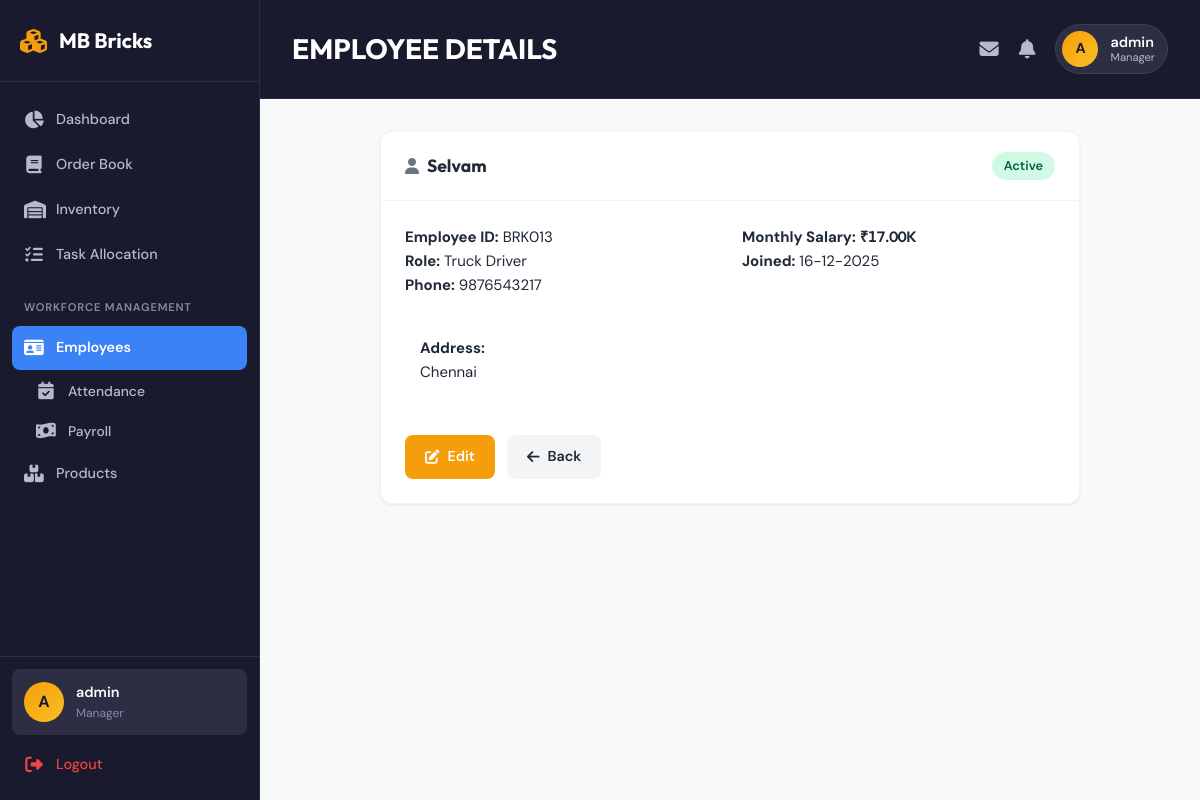
Screenshot of /employees/view/8 (signed in) with the database file from the repository.
### tables this page shows
CREATE TABLE employees (
            id INTEGER PRIMARY KEY AUTOINCREMENT,
            employee_id TEXT UNIQUE NOT NULL,
            name TEXT NOT NULL,
            role TEXT NOT NULL,
            phone TEXT,
            address TEXT,
            salary REAL DEFAULT 0,
            is_active INTEGER DEFAULT 1,
            joined_date DATE DEFAULT CURRENT_DATE
        );

### app.py (the view)
@app.route('/employees/view/<int:id>')
@login_required
def view_employee(id):
    db = get_db()
    employee = db.execute('SELECT * FROM employees WHERE id = ?', (id,)).fetchone()
    if not employee:
        flash('Employee not found', 'danger')
        return redirect(url_for('employees'))
    return render_template('employee_view.html', employee=employee)

### app.py (called while the page is built)
def login_required(f):
    @wraps(f)
    def decorated_function(*args, **kwargs):
        if 'user_id' not in session:
            flash('Please login to access this page.', 'warning')
            return redirect(url_for('login'))
        return f(*args, **kwargs)
    return decorated_function

def convert_date(val):
    return datetime.strptime(val.decode(), "%Y-%m-%d").date()

def get_db():
    if 'db' not in g:
        g.db = sqlite3.connect(DATABASE, detect_types=sqlite3.PARSE_DECLTYPES | sqlite3.PARSE_COLNAMES)
        g.db.row_factory = sqlite3.Row
    return g.db

def format_date(d):
    if d:
        if isinstance(d, str):
            try:
                d = datetime.strptime(d, '%Y-%m-%d').date()
            except ValueError:
                return d
        return d.strftime('%d-%m-%Y')
    return ''

def format_currency(amount):
    if amount is None:
        amount = 0
    if amount >= 100000:
        return f"₹{amount/100000:.2f}L"
    elif amount >= 1000:
        return f"₹{amount/1000:.2f}K"
    return f"₹{amount:.2f}"

### templates/employee_view.html (shortened to what this page needs)
{% extends 'base.html' %}
{% block header %}EMPLOYEE DETAILS{% endblock %}
{% block content %}
<div class="card" style="max-width: 700px; margin: 0 auto;">
    <div class="card-header">
        <h2><i class="fas fa-user"></i> {{ employee.name }}</h2>
        <span class="badge badge-{% if employee.is_active %}success{% else %}danger{% endif %}">
            {% if employee.is_active %}Active{% else %}Inactive{% endif %}
        </span>
    </div>
    <div class="card-body">
        <div class="grid-2 mb-2">
            <div>
                <p><strong>Employee ID:</strong> {{ employee.employee_id }}</p>
                <p><strong>Role:</strong> {{ employee.role }}</p>
                <p><strong>Phone:</strong> {{ employee.phone or 'N/A' }}</p>
            </div>
            <div>
                <p><strong>Monthly Salary:</strong> <span class="currency">{{ employee.salary|format_currency }}</span></p>
                <p><strong>Joined:</strong> {{ employee.joined_date|format_date }}</p>
            </div>
        </div>
        {% if employee.address %}
        <div style="background: var(--bg-main); padding: 15px; border-radius: var(--radius); margin-top: 15px;">
            <strong>Address:</strong><br>
            {{ employee.address }}
        </div>
        {% endif %}
        <div class="d-flex gap-1 mt-3">
            <a href="{{ url_for('edit_employee', id=employee.id) }}" class="btn btn-warning">
                <i class="fas fa-edit"></i> Edit
            </a>
            <a href="{{ url_for('employees') }}" class="btn btn-secondary">
                <i class="fas fa-arrow-left"></i> Back
            </a>
        </div>
    </div>
</div>
{% endblock %}

### static/css/style.css (style rules this page uses)
:root { --primary: #3b82f6; --primary-dark: #2563eb; --primary-light: #60a5fa; --primary-subtle: #dbeafe; --bg-primary: #f8f9fb; --bg-secondary: #f3f4f6; --bg-white: #ffffff; --bg-card: #ffffff; --bg-hover: #f9fafb; --bg-sidebar: #ffffff; --text-primary: #1f2937; --text-secondary: #6b7280; --text-tertiary: #9ca3af; --text-light: #d1d5db; --border-light: #f3f4f6; --border-medium: #e5e7eb; --border-dark: #d1d5db; --success: #10b981; --success-bg: #d1fae5; --success-text: #065f46; --warning: #f59e0b; --warning-bg: #fef3c7; --warning-text: #92400e; --danger: #ef4444; --danger-bg: #fee2e2; --danger-text: #991b1b; --info: #3b82f6; --info-bg: #dbeafe; --info-text: #1e40af; --shadow-xs: 0 1px 2px rgba(0, 0, 0, 0.05); --shadow-sm: 0 1px 3px rgba(0, 0, 0, 0.08); --shadow-md: 0 4px 6px -1px rgba(0, 0, 0, 0.08); --shadow-lg: 0 10px 15px -3px rgba(0, 0, 0, 0.08); --shadow-xl: 0 20px 25px -5px rgba(0, 0, 0, 0.08); --radius-sm: 6px; --radius: 8px; --radius-md: 10px; --radius-lg: 12px; --radius-xl: 16px; --radius-full: 9999px; --space-xs: 4px; --space-sm: 8px; --space-md: 16px; --space-lg: 24px; --space-xl: 32px; }
* { margin: 0; padding: 0; box-sizing: border-box; }
body { font-family: 'DM Sans', -apple-system, BlinkMacSystemFont, 'Segoe UI', sans-serif; background: var(--bg-primary); color: var(--text-primary); line-height: 1.6; font-size: 15px; overflow-x: hidden; -webkit-font-smoothing: antialiased; -moz-osx-font-smoothing: grayscale; }
h1, h2, h3, h4, h5, h6 { font-family: 'Outfit', sans-serif; font-weight: 600; }
.currency, .stat-value, input[type="number"], td.currency { font-family: 'Outfit', monospace; font-weight: 600; letter-spacing: -0.3px; font-feature-settings: 'tnum'; font-variant-numeric: tabular-nums; }
.card { background: var(--bg-card); border-radius: var(--radius-lg); box-shadow: var(--shadow-sm); margin-bottom: 24px; overflow: hidden; border: 1px solid var(--border-light); transition: box-shadow 0.2s ease; }
.card-header { padding: 20px 24px; border-bottom: 1px solid var(--border-light); display: flex; justify-content: space-between; align-items: center; }
.card-header h2 { font-size: 1.1rem; font-weight: 700; color: var(--text-primary); display: flex; align-items: center; gap: 8px; font-family: 'Outfit', sans-serif; }
.card-header h2 i { color: var(--text-secondary); font-size: 1rem; }
.card-body { padding: 24px; }
.btn { display: inline-flex; align-items: center; justify-content: center; gap: 8px; padding: 10px 20px; border: none; border-radius: var(--radius); font-size: 0.9rem; font-weight: 600; cursor: pointer; transition: all 0.2s ease; text-decoration: none; font-family: 'DM Sans', sans-serif; }
.btn-warning { background: var(--warning); color: white; }
.btn-secondary { background: var(--bg-secondary); color: var(--text-primary); }
.badge { display: inline-flex; align-items: center; padding: 4px 12px; border-radius: var(--radius-full); font-size: 0.8rem; font-weight: 600; }
.badge-success { background: var(--success-bg); color: var(--success-text); }
.mt-3 { margin-top: 36px; }
.mb-2 { margin-bottom: 24px; }
.d-flex { display: flex; }
.gap-1 { gap: 12px; }
.grid-2 { display: grid; grid-template-columns: repeat(2, 1fr); gap: 24px; }

### rows the page displays
employees: name "Selvam", employee_id "BRK013", role "Truck Driver", phone "9876543217", salary "₹17.00K", joined_date "16-12-2025", address "Chennai"

### other values shown
{{ session.get('username', 'U')[0]|upper }} "A"
{{ session.get('username', 'User') }} "admin"
{{ session.get('user_role', 'Guest') }} "Manager"
